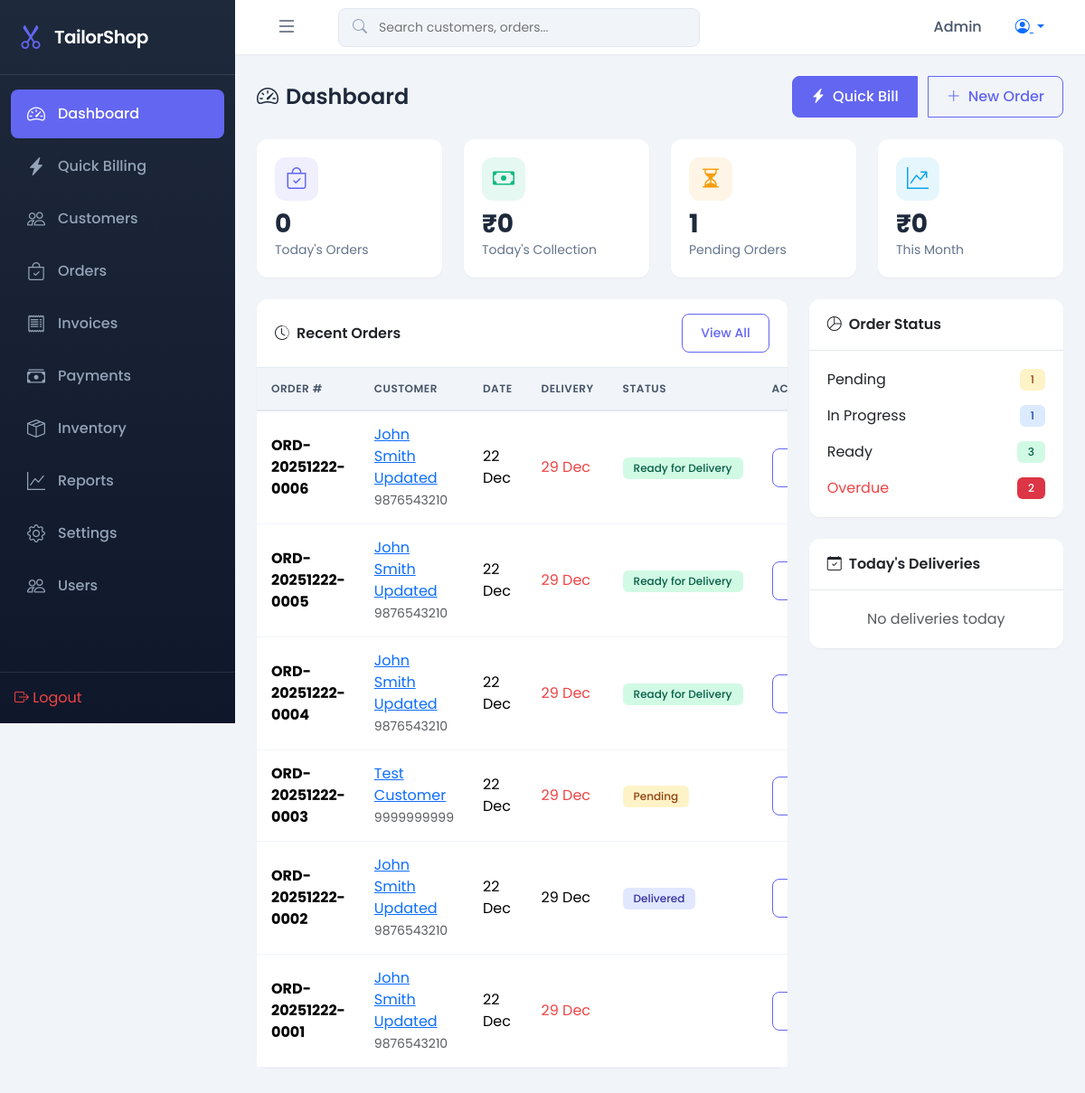
The app's page / (signed in), older data.
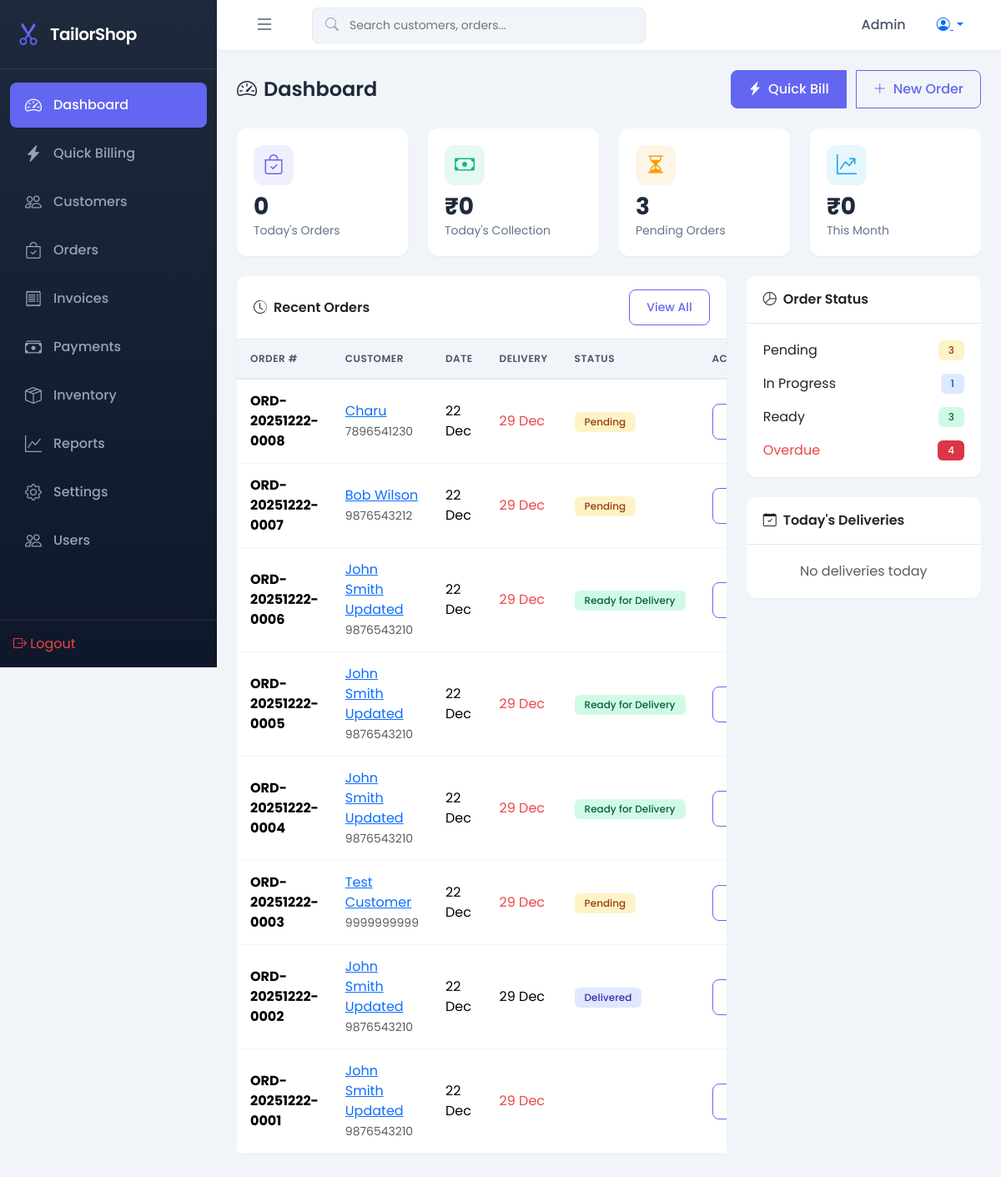
The same page, newer data.
### shop/models.py (models this page shows, shortened)
class Order(models.Model):
    STATUS_CHOICES = [
        ('PENDING', 'Pending'),
        ('IN_PROGRESS', 'In Progress'),
        ('READY', 'Ready for Delivery'),
        ('DELIVERED', 'Delivered'),
        ('CANCELLED', 'Cancelled'),
    ]
    PRIORITY_CHOICES = [
        ('NORMAL', 'Normal'),
        ('URGENT', 'Urgent'),
        ('EXPRESS', 'Express'),
    ]
    order_number = models.CharField(max_length=20, unique=True, editable=False)
    customer = models.ForeignKey(Customer, on_delete=models.PROTECT, related_name='orders')
    profile = models.ForeignKey(MeasurementProfile, on_delete=models.SET_NULL, null=True, blank=True)
    order_date = models.DateField(default=date.today)
    delivery_date = models.DateField(null=True, blank=True)
    status = models.CharField(max_length=20, choices=STATUS_CHOICES, default='PENDING')
    priority = models.CharField(max_length=20, choices=PRIORITY_CHOICES, default='NORMAL')
    notes = models.TextField(blank=True, null=True)
    created_by = models.ForeignKey(User, on_delete=models.SET_NULL, null=True, related_name='created_orders')
    created_at = models.DateTimeField(auto_now_add=True)
    updated_at = models.DateTimeField(auto_now=True)
    @property
    def is_overdue(self):
        if self.delivery_date and self.status not in ['DELIVERED', 'CANCELLED']:
            return date.today() > self.delivery_date
        return False
    class Meta:
        ordering = ['-created_at']

class Customer(models.Model):
    name = models.CharField(max_length=100)
    phone = models.CharField(max_length=15, unique=True)
    email = models.EmailField(blank=True, null=True)
    address = models.TextField(blank=True, null=True)
    notes = models.TextField(blank=True, null=True)
    created_at = models.DateTimeField(auto_now_add=True)
    updated_at = models.DateTimeField(auto_now=True)
    class Meta:
        ordering = ['-created_at']

### shop/views.py (the view)
# urls.py: path('', views.dashboard, name='dashboard'),
@login_required
def dashboard(request):
    today = date.today()
    week_ago = today - timedelta(days=7)
    month_start = today.replace(day=1)
    today_orders = Order.objects.filter(order_date=today).count()
    today_revenue = Payment.objects.filter(payment_date=today).aggregate(
        total=Sum('amount'))['total'] or Decimal('0.00')
    pending_orders = Order.objects.filter(status='PENDING').count()
    in_progress_orders = Order.objects.filter(status='IN_PROGRESS').count()
    ready_orders = Order.objects.filter(status='READY').count()
    overdue_orders = Order.objects.filter(
        delivery_date__lt=today,
        status__in=['PENDING', 'IN_PROGRESS']
    ).count()
    monthly_revenue = Payment.objects.filter(
        payment_date__gte=month_start
    ).aggregate(total=Sum('amount'))['total'] or Decimal('0.00')
    pending_payments = Invoice.objects.annotate(
        paid=Sum('payments__amount')
    ).filter(
        Q(paid__lt=F('total')) | Q(paid__isnull=True)
    ).count()
    recent_orders = Order.objects.select_related('customer').order_by('-created_at')[:10]
    today_deliveries = Order.objects.filter(
        delivery_date=today,
        status__in=['PENDING', 'IN_PROGRESS', 'READY']
    ).select_related('customer')
    low_stock_items = Inventory.objects.filter(
        quantity__lte=F('min_stock_level')
    )[:5]
    context = {
        'today_orders': today_orders,
        'today_revenue': today_revenue,
        'pending_orders': pending_orders,
        'in_progress_orders': in_progress_orders,
        'ready_orders': ready_orders,
        'overdue_orders': overdue_orders,
        'monthly_revenue': monthly_revenue,
        'pending_payments': pending_payments,
        'recent_orders': recent_orders,
        'today_deliveries': today_deliveries,
        'low_stock_items': low_stock_items,
    }
    return render(request, 'shop/dashboard.html', context)

### templates/shop/dashboard.html (shortened to what the changed rows need)
{% extends 'base.html' %}
{% load humanize %}
{% block content %}
<div class="page-header">
    <h1><i class="bi bi-speedometer2 me-2"></i>Dashboard</h1>
</div>
<div class="row g-4 mb-4">
    <div class="col-xl-3 col-md-6">
        <div class="stat-card">
            <div class="stat-icon warning">
                <i class="bi bi-hourglass-split"></i>
            </div>
            <div class="stat-value">{{ pending_orders }}</div>
            <div class="stat-label">Pending Orders</div>
        </div>
    </div>
</div>
<div class="row g-4 mb-4">
    <div class="col-lg-8">
        <div class="card">
            <div class="card-body p-0">
                <div class="table-responsive">
                    <table class="table mb-0">
                        <thead>
                            <tr>
                                <th>Order #</th>
                                <th>Customer</th>
                                <th>Date</th>
                                <th>Delivery</th>
                                <th>Status</th>
                                <th>Action</th>
                            </tr>
                        </thead>
                        <tbody>
                            {% for order in recent_orders %}
                            <tr>
                                <td><strong>{{ order.order_number }}</strong></td>
                                <td>
                                    <a href="{% url 'customer_detail' order.customer.pk %}">{{ order.customer.name }}</a>
                                    <br><small class="text-muted">{{ order.customer.phone }}</small>
                                </td>
                                <td>{{ order.order_date|date:"d M" }}</td>
                                <td>
                                    {% if order.delivery_date %}
                                    <span class="{% if order.is_overdue %}text-danger{% endif %}">
                                        {{ order.delivery_date|date:"d M" }}
                                    </span>
                                    {% else %}
                                    <span class="text-muted">-</span>
                                    {% endif %}
                                </td>
                                <td>
                                    <span class="badge badge-{{ order.status|lower }}">{{ order.get_status_display }}</span>
                                </td>
                                <td>
                                    <a href="{% url 'order_detail' order.pk %}" class="btn btn-sm btn-outline-primary">
                                    </a>
                                </td>
                            </tr>
                            {% empty %}
                            <tr>
                                <td colspan="6" class="text-center text-muted py-4">No orders yet</td>
                            </tr>
                            {% endfor %}
                        </tbody>
                    </table>
                </div>
            </div>
        </div>
    </div>
    <div class="col-lg-4">
        <div class="card mb-4">
            <div class="card-body">
                <div class="d-flex justify-content-between align-items-center mb-3">
                    <span>Pending</span>
                    <span class="badge badge-pending">{{ pending_orders }}</span>
                </div>
                {% if overdue_orders %}
                <div class="d-flex justify-content-between align-items-center">
                    <span class="text-danger">Overdue</span>
                    <span class="badge bg-danger">{{ overdue_orders }}</span>
                </div>
                {% endif %}
            </div>
        </div>
    </div>
</div>
{% endblock %}

Row changes from the older to the newer data that the page shows:
added Order: order_number "ORD-20251222-0008", customer.name "Charu", customer.phone "7896541230", order_date "22 Dec", delivery_date "29 Dec", status "Pending"
added Order: order_number "ORD-20251222-0007", customer.name "Bob Wilson", customer.phone "9876543212", order_date "22 Dec", delivery_date "29 Dec", status "Pending"
Text that changed along with them:
{{ pending_orders }}: "1" → "3"
{{ overdue_orders }}: "2" → "4"
